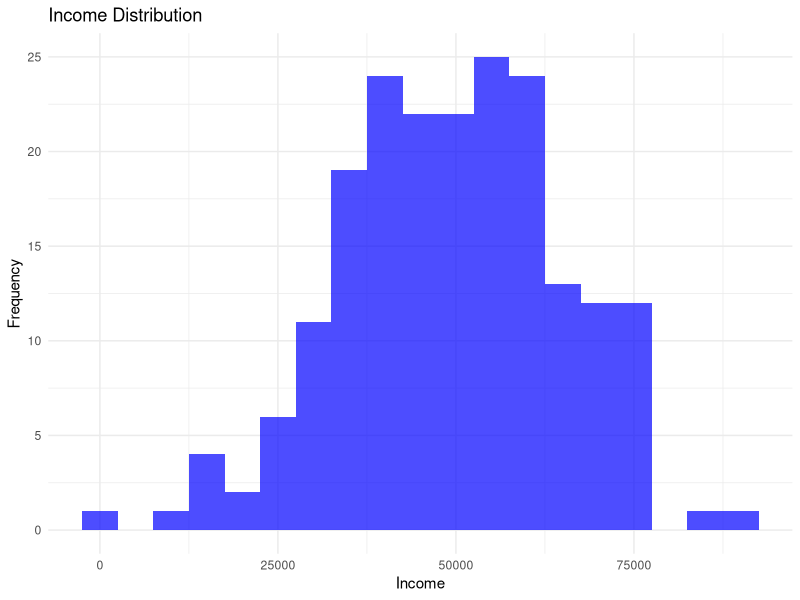
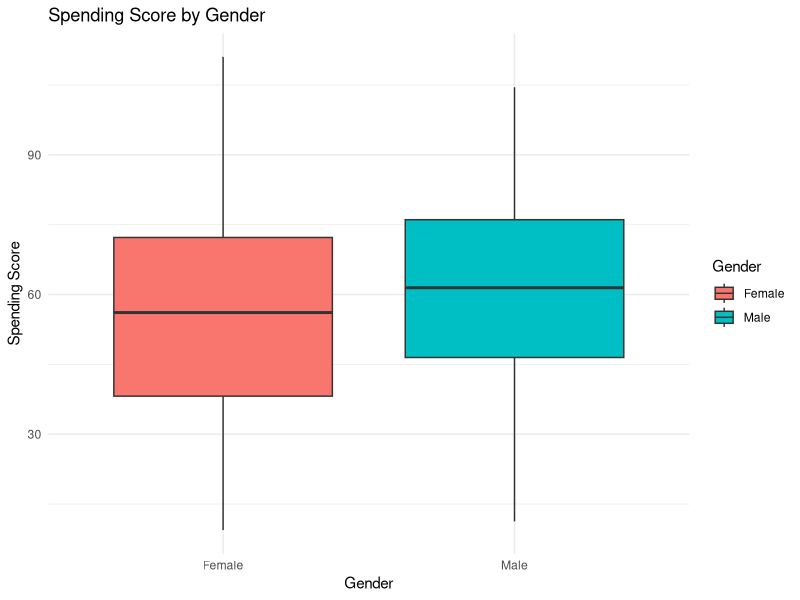
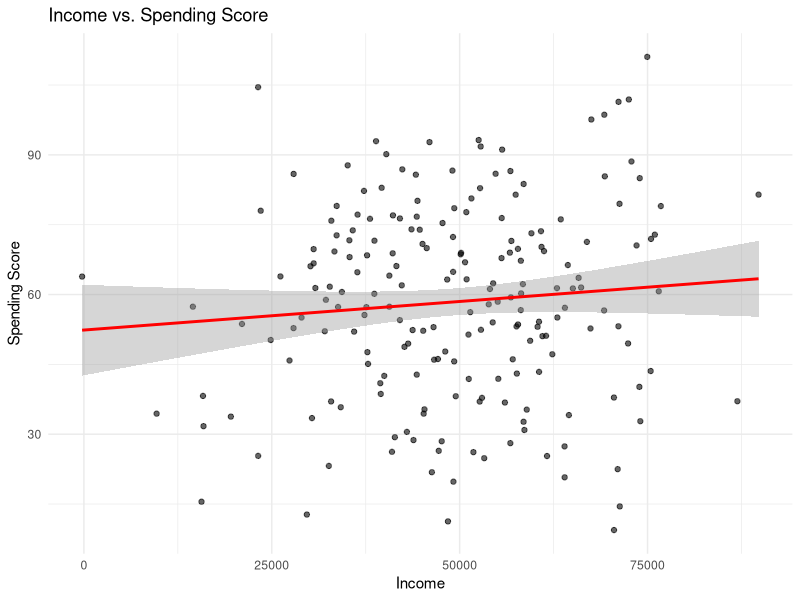
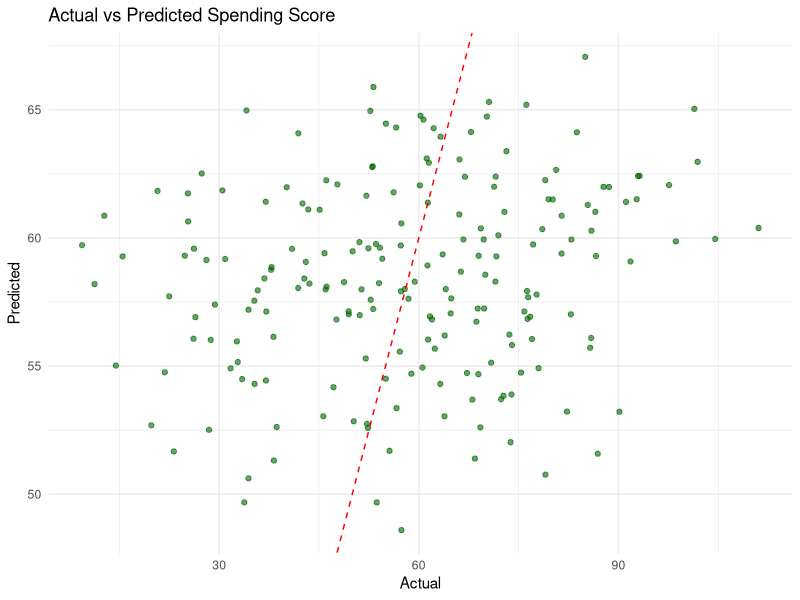
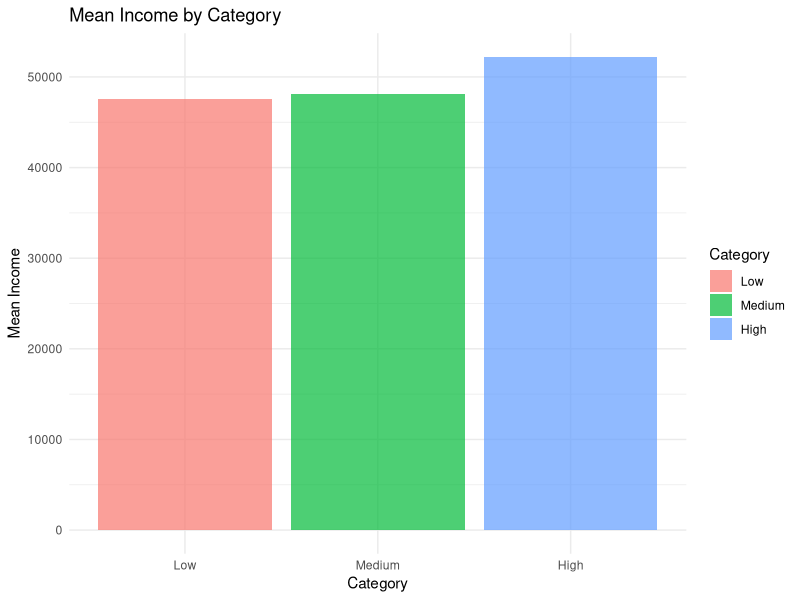
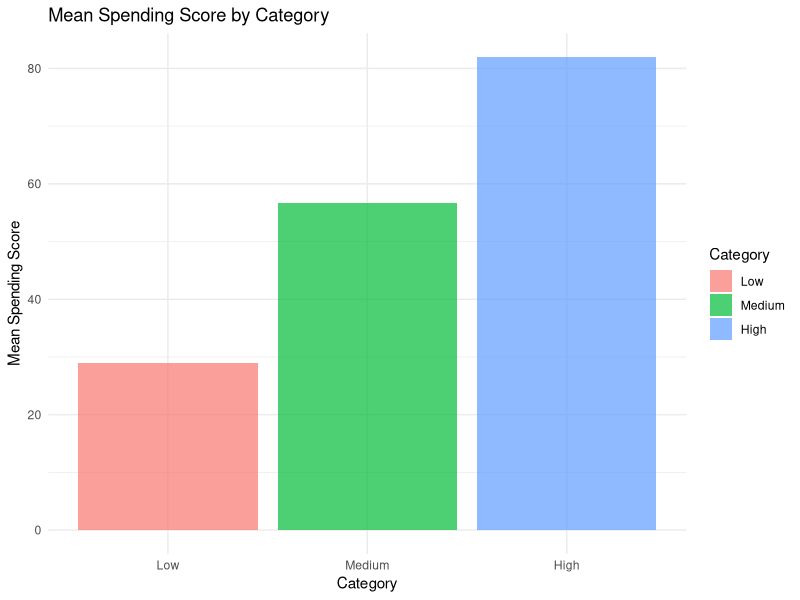

Generate these figures, in order, with R:
# Load necessary libraries
library(ggplot2)
library(dplyr)

# Generate random data for analysis
set.seed(42)  # For reproducibility
n <- 200
data <- data.frame(
  ID = 1:n,
  Age = sample(20:60, n, replace = TRUE),
  Gender = sample(c("Male", "Female"), n, replace = TRUE),
  Income = rnorm(n, mean = 50000, sd = 15000),
  SpendingScore = rnorm(n, mean = 60, sd = 20)
)

# Add a categorical variable based on spending score
data$Category <- cut(data$SpendingScore,
                     breaks = c(-Inf, 40, 70, Inf),
                     labels = c("Low", "Medium", "High"))

# Summary of the data
print("Summary of the dataset:")
print(summary(data))

# Visualize Income distribution
ggplot(data, aes(x = Income)) +
  geom_histogram(binwidth = 5000, fill = "blue", alpha = 0.7) +
  theme_minimal() +
  labs(title = "Income Distribution", x = "Income", y = "Frequency")

# Visualize SpendingScore by Gender
ggplot(data, aes(x = Gender, y = SpendingScore, fill = Gender)) +
  geom_boxplot() +
  theme_minimal() +
  labs(title = "Spending Score by Gender", x = "Gender", y = "Spending Score")

# Calculate correlation between Income and Spending Score
correlation <- cor(data$Income, data$SpendingScore)
cat("Correlation between Income and Spending Score:", correlation, "\n")

# Perform a t-test on Spending Score by Gender
t_test_result <- t.test(SpendingScore ~ Gender, data = data)
print("T-test results:")
print(t_test_result)

# Create a scatterplot of Income vs. SpendingScore
ggplot(data, aes(x = Income, y = SpendingScore)) +
  geom_point(alpha = 0.6) +
  geom_smooth(method = "lm", col = "red") +
  theme_minimal() +
  labs(title = "Income vs. Spending Score", x = "Income", y = "Spending Score")

# Fit a linear regression model
model <- lm(SpendingScore ~ Income + Age + Gender, data = data)
summary_model <- summary(model)
cat("Summary of the Linear Model:\n")
print(summary_model)

# Add predictions to the data
data$PredictedSpending <- predict(model, newdata = data)

# Visualize Actual vs. Predicted Spending Scores
ggplot(data, aes(x = SpendingScore, y = PredictedSpending)) +
  geom_point(alpha = 0.6, color = "darkgreen") +
  geom_abline(slope = 1, intercept = 0, col = "red", linetype = "dashed") +
  theme_minimal() +
  labs(title = "Actual vs Predicted Spending Score", x = "Actual", y = "Predicted")

# Group data by Category and calculate mean Income and SpendingScore
category_summary <- data %>%
  group_by(Category) %>%
  summarize(
    MeanIncome = mean(Income, na.rm = TRUE),
    MeanSpendingScore = mean(SpendingScore, na.rm = TRUE),
    Count = n()
  )

print("Summary statistics by Category:")
print(category_summary)

# Visualize category-wise mean Income and Spending Score
ggplot(category_summary, aes(x = Category, y = MeanIncome, fill = Category)) +
  geom_bar(stat = "identity", alpha = 0.7) +
  theme_minimal() +
  labs(title = "Mean Income by Category", x = "Category", y = "Mean Income")

ggplot(category_summary, aes(x = Category, y = MeanSpendingScore, fill = Category)) +
  geom_bar(stat = "identity", alpha = 0.7) +
  theme_minimal() +
  labs(title = "Mean Spending Score by Category", x = "Category", y = "Mean Spending Score")

# Save the cleaned dataset to a CSV file
write.csv(data, "cleaned_data.csv", row.names = FALSE)
cat("Cleaned data saved to 'cleaned_data.csv'.\n")

# End of script
